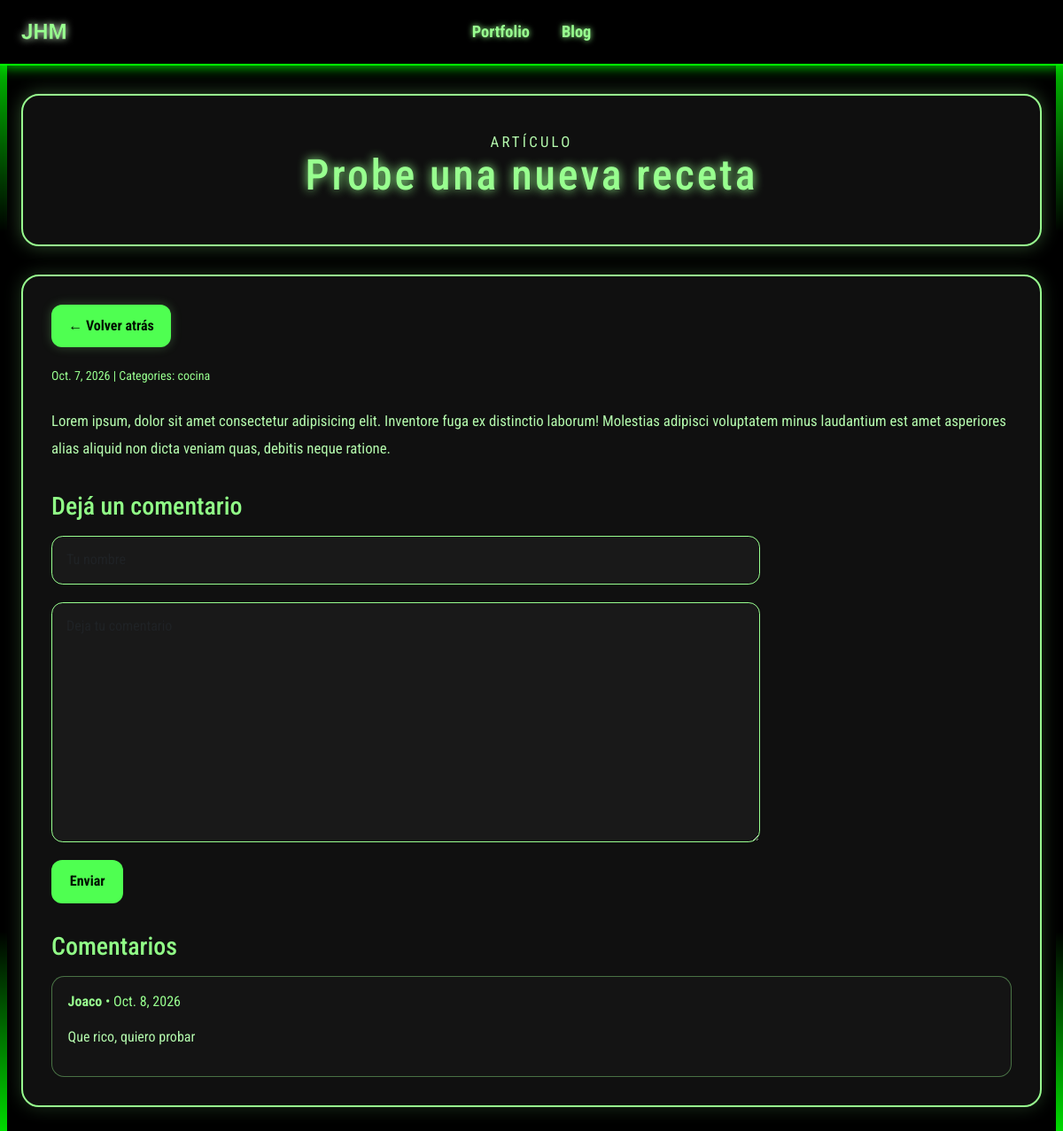
The app's page /blog/post/2/ with its own data.
### blog/models.py (models this page shows, shortened)
class Post(models.Model):
    title = models.CharField(max_length=255)
    body = models.TextField()
    created_on = models.DateTimeField(auto_now_add=True)
    last_modified = models.DateTimeField(auto_now=True)
    categories = models.ManyToManyField("Category", related_name="posts")
    image = models.ImageField(upload_to="blog_images/", null=True, blank=True)

class Category(models.Model):
    name = models.CharField(max_length=30)
    class Meta:
        verbose_name_plural = "categories"

class Comment(models.Model):
    author = models.CharField(max_length=60)
    body = models.TextField()
    created_on = models.DateTimeField(auto_now_add=True)
    post = models.ForeignKey("Post", on_delete=models.CASCADE)

### blog/views.py (the view)
# urls.py: path("post/<int:pk>/", views.blog_detail, name="blog_detail"),
def blog_detail(request, pk):
    post = Post.objects.get(pk=pk)
    comments = Comment.objects.filter(post=post).order_by("-created_on")
    if request.method == "POST":
        form = CommentForm(request.POST)
        if form.is_valid():
            Comment.objects.create(
                author=form.cleaned_data["author"],
                body=form.cleaned_data["body"],
                post=post,
            )
            return redirect("blog_detail", pk=post.pk)
    else:
        form = CommentForm()
    context = {
        "post": post,
        "comments": comments,
        "form": form,
    }
    return render(request, "blog/detail.html", context)

### blog/forms.py
class CommentForm(forms.Form):
    author = forms.CharField(
        max_length=60,
        widget=forms.TextInput(
            attrs={"class": "form-control", "placeholder": "Tu nombre"}
        ),
    )
    body = forms.CharField(
        widget=forms.Textarea(
            attrs={"class": "form-control", "placeholder": "Deja tu comentario"}
        )
    )

### blog/templates/blog/detail.html (shortened to what this page needs)
{% extends "blog/base.html" %}
{% block page_title %}
    <header class="blog-hero blog-article-hero">
        <p class="eyebrow">Artículo</p>
        <h1>{{ post.title }}</h1>
    </header>
{% endblock page_title %}
{% block page_content %}
    <article class="post-detail">
        <div class="back-link-wrap">
            <a href="javascript:history.back()" class="back-link">← Volver atrás</a>
        </div>
        <div class="post-meta">
            <small>
                {{ post.created_on.date }} | Categories:
                {% for category in post.categories.all %}
                    <a href="{% url 'blog_category' category.name %}">
                        {{ category.name }}
                    </a>
                {% endfor %}
            </small>
        </div>
        <div class="post-body">
            {{ post.body|linebreaks }}
        </div>
        <section class="comment-section">
            <h3>Dejá un comentario</h3>
            <form method="post" class="comment-form">
                <div class="form-group">
                    {{ form.author }}
                </div>
                <div class="form-group">
                    {{ form.body }}
                </div>
                <button type="submit" class="project-link submit-btn">Enviar</button>
            </form>
        </section>
        <section class="comment-list">
            <h3>Comentarios</h3>
            {% for comment in comments %}
                <div class="comment-item">
                    <p class="comment-header">
                        <strong>{{ comment.author }}</strong>
                        <span>• {{ comment.created_on.date }}</span>
                    </p>
                    <p>{{ comment.body|linebreaks }}</p>
                </div>
            {% empty %}
                <p class="empty-state">Todavía no hay comentarios. ¡Sé el primero!</p>
            {% endfor %}
        </section>
    </article>
{% endblock page_content %}

### blog/static/blog.css (style rules this page uses)
:root { --colorVerde: #00ff00; --colorFondo: #000000; --colorSideBar1 : #4fff51; --colorSideBar2 : #99ff99c6; --colorSideBarHover: #52864d; --colorH1 : #98ff8f; --colorP : #b4faad; --colorH2 : #91ff87; --colorH3 : #98ff8f; --colorBorde : #60785e; --colorShadowH1 : #98ff8f; --colorShadowH2 : #15ff00; --colorShadowH3 : #98ff8f; --colorShadowP : #8eff83; --colorFondoPC : rgba(20, 20, 20, 0.8); --colorBordeYShadowPC : #98ff8f; --colorBordeHoverPC : #b4faad; --colorFondoLinka : #4fff51; --colorFondoLinkb : #98ff8f; --colorHoverLinka : #98ff8f; --colorHoverLinkb : #b4faad; --colorLogo : #98ff8f; --colorLogoShadowa : #d8ffd5; --colorLogoShadowb : #c6ffc1; --fondo-contenido : rgba(255, 255, 255, 0.02); --colorRojoTC: #ff0000; --colorFondoTC: #eeeeee; --colorSideBar1TC: #ff5151; --colorSideBar2TC: #ff9999c6; --colorSideBarHoverTC: #864d4d; --colorH1TC: #ff8f98; --colorPTC: #faadb4; --colorH2TC: #ff8791; --colorH3TC: #ff8f98; --colorBordeTC: #785e60; --colorShadowH1TC: #ff8f98; --colorShadowH2TC: #ff0015; --colorShadowH3TC: #ff8f98; --colorShadowPTC: #ff838e; --colorFondoPCTC: rgba(20, 20, 20, 0.8); --colorBordeYShadowPCTC: #ff8f98; --colorBordeHoverPCTC: #faadb4; --colorFondoLinkaTC: #ff5151; --colorFondoLinkbTC: #ff8f98; --colorHoverLinkaTC: #ff8f98; --colorHoverLinkbTC: #faadb4; --colorLogoTC: #ff8f98; --colorLogoShadowaTC: #ffd5d8; --colorLogoShadowbTC: #ffc1c6; }
body { background-color: var(--colorFondo); background-repeat: no-repeat; background-size: cover; background-attachment: fixed; background-position: center; font-family: "Roboto Condensed"; margin: 0; min-height: 100vh; overflow-x: hidden; scroll-behavior: smooth; transition: background-color 0.3s ease; color: var(--colorP); }
.blog-hero { max-width: 1200px; margin: 0 auto 2rem auto; background: rgba(20, 20, 20, 0.75); border: 2px solid var(--colorBordeYShadowPC); border-radius: 1.25rem; box-shadow: 0 0 20px rgba(152, 255, 143, 0.3); padding: 2.5rem 1.5rem; text-align: center; }
.eyebrow { text-transform: uppercase; letter-spacing: 0.2rem; font-size: 0.8rem; color: var(--colorH1); margin-bottom: 0.75rem; }
.blog-hero h1 { color: var(--colorH1); text-shadow: 0 0 12px var(--colorShadowH1); margin: 0 0 0.75rem; font-size: clamp(2rem, 4vw, 4.2rem); letter-spacing: 0.06em; line-height: 1.05; }
.blog-hero p { margin: 0 auto; max-width: 700px; color: var(--colorP); font-size: 1.05rem; }
.post-detail { width: 100%; max-width: 1200px; margin: 0 auto; background: rgba(20, 20, 20, 0.82); border: 2px solid var(--colorBordeYShadowPC); border-radius: 1.25rem; box-shadow: 0 0 20px rgba(152, 255, 143, 0.2); padding: 2rem 2rem 1rem; box-sizing: border-box; }
.post-meta { margin-bottom: 1.5rem; color: var(--colorH1); }
.post-meta a { color: var(--colorH1); text-decoration: none; }
.post-body { color: var(--colorP); line-height: 1.9; font-size: 1.05rem; margin-bottom: 2rem; }
.comment-section, .comment-list { margin-top: 2rem; }
.comment-section h3, .comment-list h3 { color: var(--colorH2); margin-bottom: 1rem; }
.comment-form { display: flex; flex-direction: column; gap: 1rem; max-width: 800px; margin-top: 1rem; }
.form-group { margin-bottom: 0.25rem; }
.form-group input, .form-group textarea { display: block; width: 100%; background: rgba(255, 255, 255, 0.04); border: 1px solid var(--colorBordeYShadowPC); border-radius: 0.8rem; color: var(--colorP); padding: 0.9rem 1rem; box-sizing: border-box; }
.form-group textarea { min-height: 140px; resize: vertical; }
.back-link-wrap { margin-bottom: 1.25rem; }
.back-link { display: inline-flex; align-items: center; gap: 0.5rem; border-radius: 0.75rem; padding: 0.75rem 1.2rem; background: var(--colorFondoLinka); color: #001100; font-weight: 700; text-decoration: none; transition: transform 0.2s ease, background 0.2s ease; box-shadow: 0 0 12px rgba(152, 255, 143, 0.25); }
.submit-btn { align-self: flex-start; border: none; border-radius: 0.75rem; padding: 0.8rem 1.3rem; background: var(--colorFondoLinka); color: #001100; font-weight: 700; cursor: pointer; }
.comment-item { background: rgba(255, 255, 255, 0.02); border: 1px solid rgba(152, 255, 143, 0.4); border-radius: 0.9rem; padding: 1rem 1.1rem; margin-bottom: 1rem; }
.comment-header { color: var(--colorH1); margin-bottom: 0.5rem; }

### records on screen
Post: title "Probe una nueva receta", created_on "Oct. 7, 2026", body "Lorem ipsum, dolor sit amet consectetur adipisicing elit. Inventore fuga ex distinctio laborum! Molestias adipisci voluptatem minus laudantium est amet asperiores alias aliquid non dicta veniam quas, debitis neque ratione."
Category: name "cocina"
Comment: author "Joaco", created_on "Oct. 8, 2026", body "Que rico, quiero probar"
